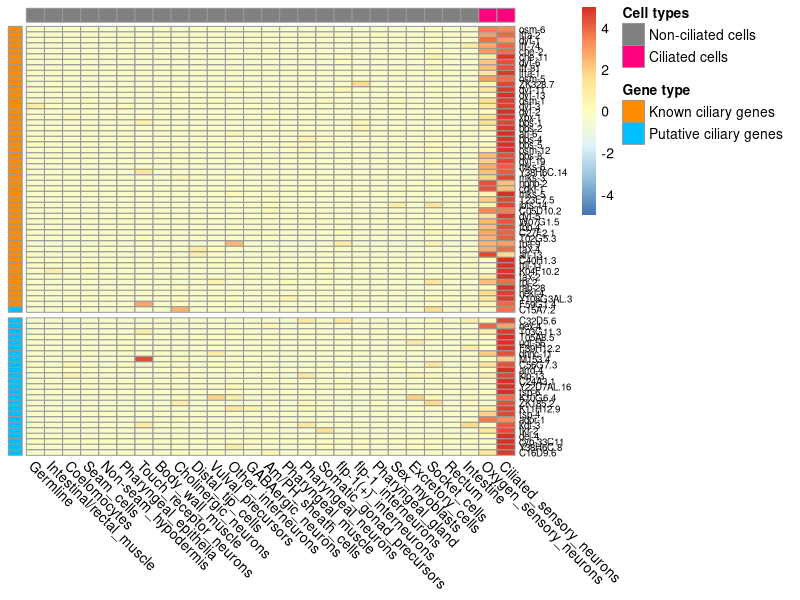

The R script that drew this image:

library(data.table)
library(dplyr)
library(pheatmap)
library(RColorBrewer)

cgenes<-fread("./data/ciliarygenes.tsv")
cgenes[which(cgenes$C_elegans == "K08D12.2")]<-NA
cgenes<-na.omit(cgenes)
df<-fread("./data/C_elegans_single_cell.csv")
df1<-df[which(df$symbol %in% cgenes$C_elegans),]
a<-cgenes[-which(cgenes$C_elegans %in% df1$symbol),]
df2<-df[match(cgenes$C_elegans, df$symbol),] %>%
  na.omit() %>%
  relocate(Ciliated_sensory_neurons, .after = Intestine) %>%
  relocate(Oxygen_sensory_neurons, .after = Intestine)

df2<-df2[,-1]
df3<-df2[,-1]
mm<-as.matrix(df3)
rownames(mm)<-df2$symbol
colnames(mm)[19]<-"flp-1_interneurons"

mypalette<-brewer.pal(7,"Blues")
annot<-data.frame(genes = cgenes$C_elegans)
annot$`Gene type` <- rep(c("Known ciliary genes", "Putative ciliary genes"), c(51, 26))
rownames(annot)<-annot$genes
annot1<-dplyr::select(annot,`Gene type`)
annotcol<-data.frame("Cell types" = factor(rep(c("Non-ciliated cells", "Ciliated cells"), c(25, 2))))
colnames(annotcol)<-"Cell types"
rownames(annotcol)<-colnames(mm)

ann_color<-list(
  `Cell types` = c(`Non-ciliated cells` = "#808080", `Ciliated cells` = "#FF007F"),
  `Gene type` = c(`Known ciliary genes` = "#FF8C00", `Putative ciliary genes` = "#00BFFF")
)

pheatmap(mm, cluster_cols = FALSE, cluster_rows = FALSE, show_rownames = TRUE, fontsize_row = 7, scale = "row", angle_col = 315, gaps_row = 52, 
         annotation_row = annot1, annotation_names_row = FALSE,
         annotation_col = annotcol, annotation_names_col = FALSE,
         annotation_colors = ann_color)



